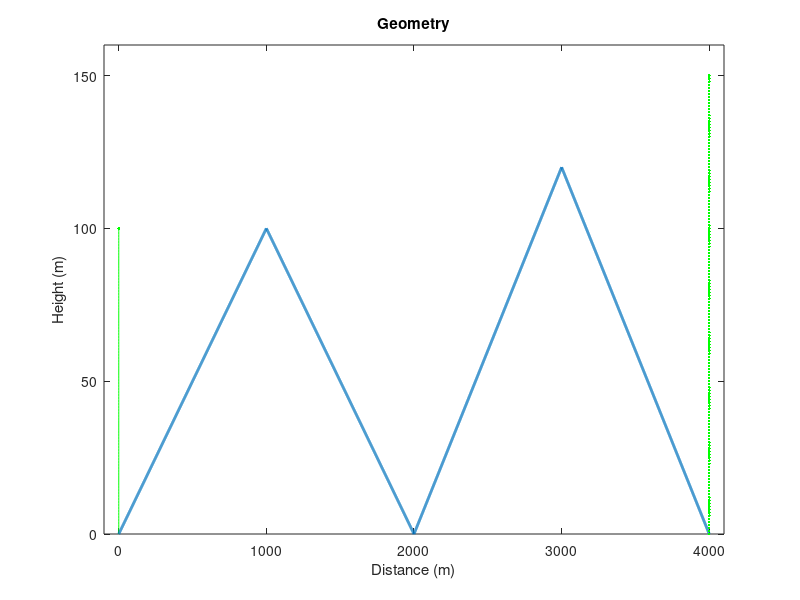

Here is the MATLAB script that generated this plot: (Note: this script raises an error after producing the figure.)
% INITIALIZE ===========================================================

close all
clear

% Double wedge case.
% INPUT PARAMETERS ==================================================

fMHz=2e3;  % frequency in MHz

% SECONDARY PARAMETERS ==============================================
f=fMHz*1e6;
lambdac=300/fMHz;
kc=2*pi/lambdac;

stepAperture=lambdac;
maxAperture=320;
Na=220;
psi1=100;
psi2=120;


% GEOMETRIC INPUTS =================================================

xt=0;   % m
yt=100; % m   

stepRx = 1;
xr=4000;    % m
yr=[0:stepRx:150]';    % m   SAMPLING AT THE RECEIVER SIDE


% Fresnel reflection coefficient.
ro=-1;

% SAMPLING POINTS ALONG THE APERTURE =================================
xa1=1000; % There are 2 apertures.
xv=2000;
xa2=3000;
ya1=[psi1:stepAperture:maxAperture]; 
ya2=[0:stepAperture:maxAperture]; 
ya3=[psi2:stepAperture:maxAperture];

% Profile.
figure,plot(repmat(xt,1,length(0:yt)),0:yt,'g',xt,yt,'.g'),hold on
yprof=[(xt:xa1-1)*(psi1/(xa1-xt)) ((xa1:xv-1)-xa1)*(-psi1/(xv-xa1))+psi1 ((xv:xa2-1)-xv)*(psi2/(xa2-xv)) ((xa2:xr)-xa2)*(-psi2/(xr-xa2))+psi2];
plot(xt:xr,yprof,'LineWidth',2);
plot(repmat(xr,1,length(yr)),yr,'.g'),hold off
title('Geometry');
xlabel('Distance (m)');
ylabel('Height (m)');
axis([xt-100 xr+100 0 yr(end)+10])


% Window along the aperture.
w1=triang_win(2*length(find(ya1>Na)));
wa1=[ones(1,length((find(ya1<=Na)))) w1(floor(length(w1)/2)+1:end)'];
w2=triang_win(2*length(find(ya2>Na)));
wa2=[ones(1,length((find(ya2<=Na)))) w2(floor(length(w2)/2)+1:end)'];
w3=triang_win(2*length(find(ya3>Na)));
wa3=[ones(1,length((find(ya3<=Na)))) w3(floor(length(w3)/2)+1:end)'];



% Tx-Aperture1 side calculations ==========================================
DistTxApertureX=xa1-xt;

% Direct component.
DistTxApertureY=ya1-yt;
RTxAperture=DistTxApertureX+((DistTxApertureY.^2)/(2*DistTxApertureX));

Efs1_D=exp(-j*kc*RTxAperture)/DistTxApertureX.*wa1;

% Reflected component.
h1TxAperture=yt;
h2TxAperture=ya1-psi1;
RTxApertureR=RTxAperture+((2*h1TxAperture.*h2TxAperture)/DistTxApertureX);

Efs1_R=ro*exp(-j*kc*RTxApertureR)/DistTxApertureX.*wa1;

% Total field in section 1.
Efs1=Efs1_D+Efs1_R;


% Aperture1-valley side calculations ======================================
DistAperture1vX=xv-xa1;

% Direct component.
DistAperture1vY=repmat(ya2',1,length(ya1))-repmat(ya1,length(ya2),1);
RAperture1v=DistAperture1vX+((DistAperture1vY.^2)/(2*DistAperture1vX));

Fd1v=sqrt(kc*(xa1-xt)/(2*pi*j*(xv-xt)*(xv-xa1)));
E1vD=Fd1v*exp(-j*kc*RAperture1v).*repmat(Efs1,length(ya2),1)*stepAperture;
E1vD=sum(E1vD,2).*wa2';

% Reflected component.
h1Aperture1v=ya1-psi1;
h2Aperture1v=ya2;
RAperture1vR=RAperture1v+((2*repmat(h1Aperture1v,length(ya2),1).*repmat(h2Aperture1v',1,length(ya1)))/DistAperture1vX);

E1vR=Fd1v*exp(-j*kc*RAperture1vR).*repmat(Efs1,length(ya2),1)*stepAperture*ro;
E1vR=sum(E1vR,2).*wa2';

% Total field in section 2.
Ed1v=E1vD+E1vR;

% Field plot in the valley due to the obstacle 1 and the reflection.
ind_rx=find(ya2<=yr(end));

% Free space field calculation.
DistTxv=(xv-xt)+(((ya2(ind_rx)'-yt).^2)/(2*(xv-xt)));
Efsv=exp(-j*kc*DistTxv)/(xv-xt);

% Plots
figure,plot(ya2(ind_rx),abs(Ed1v(ind_rx)./Efsv),'k'),grid
xlabel('z(m)');
ylabel('Normalized field strength')
title('After first obstacle')

% figure,plot(ya2,20*log10(abs(Ed1v))),grid

% Valley-Aperture2 side calculations ======================================
DistAperturev2X=xa2-xv;

% Direct component.
DistAperturev2Y=repmat(ya3',1,length(ya2))-repmat(ya2,length(ya3),1);
RAperturev2=DistAperturev2X+((DistAperturev2Y.^2)/(2*DistAperturev2X));

Fdv2=sqrt(kc*(xv-xt)/(2*pi*j*(xa2-xt)*(xa2-xv)));
Ev2=Fdv2*exp(-j*kc*RAperturev2).*repmat(Ed1v.',length(ya3),1)*stepAperture;
Ev2=sum(Ev2,2).*wa3';

% Reflected component.
h1Aperturev2=ya2;
h2Aperturev2=ya3-psi2;
RAperturev2R=RAperturev2+((2*repmat(h1Aperturev2,length(ya3),1).*repmat(h2Aperturev2',1,length(ya2)))/DistAperturev2X);

Ev2R=Fdv2*exp(-j*kc*RAperturev2R).*repmat(Ed1v.',length(ya3),1)*stepAperture*ro;
Ev2R=sum(Ev2R,2).*wa3';

% The field in the second aperture is given by the sum of the direct and
% the reflected components.
Edv2=Ev2+Ev2R;

% Field plot in the valley due to the obstacle 1 and the reflection.
ind_rx=find(ya3<=yr(end));

% Free space field calculation.
DistTx2=(xa2-xt)+(((ya3(ind_rx)-yt).^2)/(2*(xa2-xt)));
Efs2=exp(-j*kc*DistTx2)/(xa2-xt);

% Plots
figure,plot(ya3(ind_rx),abs(Edv2(ind_rx)./Efs2.'),'k'),grid
xlabel('z (m)');
ylabel('Normalized field strength')
title('On top of second obstacle')


% Aperture2-Rx side calculations ==========================================
DistAperture2RxX=xr-xa2;

% Direct component
DistAperture2RxY=repmat(yr,1,length(ya3))-repmat(ya3,length(yr),1);
RAperture2Rx=DistAperture2RxX+((DistAperture2RxY.^2)/(2*DistAperture2RxX));

Fd2rx=sqrt(kc*(xa2-xt)/(2*pi*j*(xr-xt)*(xr-xa2)));
ERx=Fd2rx*exp(-j*kc*RAperture2Rx).*repmat(Edv2.',length(yr),1)*stepAperture;
ERx=sum(ERx,2);

% Reflected component.
h1Aperture2Rx=ya3-psi2;
h2Aperture2Rx=yr;
RAperture2RxR=RAperture2Rx+((2*repmat(h1Aperture2Rx,length(yr),1).*repmat(h2Aperture2Rx,1,length(ya3)))/DistAperture2RxX);

ERxR=Fd2rx*exp(-j*kc*RAperture2RxR).*repmat(Edv2.',length(yr),1)*stepAperture*ro;
ERxR=sum(ERxR,2);

% Total field.
EdRx=ERx+ERxR;

% Free space field calculation.
DistTxRx=(xr-xt)+(((yr-yt).^2)/(2*(xr-xt)));
Efs=exp(-j*kc*DistTxRx)/(xr-xt);

% Plots
figure,plot(yr,abs(EdRx./Efs),'k'),grid
xlabel('z(m)');
ylabel('Normalized field strength')
title('After second Obstacle');
